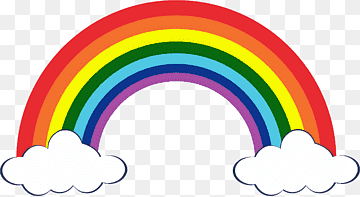
#> input picture t2.png, 360 x 197 px
$ python prodigy_cs_02.py
#> lines starting #> are read from the running program, lines starting #| are printed output that depends on the picture
#> the answer given: 3
import time
import numpy as np
from PIL import Image

def encrypt_image(input_image_path, output_image_path, user_number):

#> called with input_image_path = 't2.png', output_image_path = 'encrypted_image.png', user_number = 3
    start_time = time.time()

    try:
        image = Image.open(input_image_path).convert("RGB")
#> image is the input picture: PIL image 360x197 RGB; mean R, G, B 214.9, 194.6, 178.1
        width, height = image.size
#> width = 360; height = 197
        pixels = np.array(image)

        user_number = user_number % 256

        encrypted_img_array = (pixels + user_number) % 256
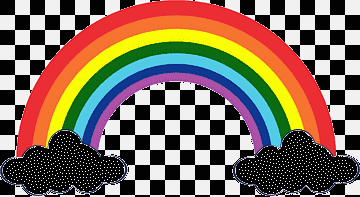
#> encrypted_img_array: shape (197, 360, 3) int16; mean R, G, B 127.3, 106.9, 90.5

        encrypted_img = Image.fromarray(encrypted_img_array.astype(np.uint8))
        encrypted_img.save(output_image_path)

        end_time = time.time()
        print(f"Image encrypted successfully and saved to: {output_image_path}")
        print(f"Encryption time: {end_time - start_time:.2f} seconds")

    except FileNotFoundError:
        print(f"Error: Input image file not found at: {input_image_path}")


def decrypt_image(encrypted_image_path, output_image_path, user_number):

#> called with encrypted_image_path = 'encrypted_image.png', output_image_path = 'decrypted_image.png', user_number = 3
    start_time = time.time()

    try:
        encrypted_img = Image.open(encrypted_image_path)
        width, height = encrypted_img.size
#> width = 360; height = 197
        pixels = np.array(encrypted_img)

        user_number = user_number % 256

        decrypted_img_array = (pixels - user_number) % 256

        decrypted_img = Image.fromarray(decrypted_img_array.astype(np.uint8))
        decrypted_img.save(output_image_path)

        end_time = time.time()
        print(f"Image decrypted successfully and saved to: {output_image_path}")
        print(f"Decryption time: {end_time - start_time:.2f} seconds")

    except FileNotFoundError:
        print(f"Error: Encrypted image file not found at: {encrypted_image_path}")


input_image_path = "t2.png"
output_encrypted_path = "encrypted_image.png"
output_decrypted_path = "decrypted_image.png"

user_number = int(input("Enter a random number: "))

encrypt_image(input_image_path, output_encrypted_path, user_number)
decrypt_image(output_encrypted_path, output_decrypted_path, user_number)
